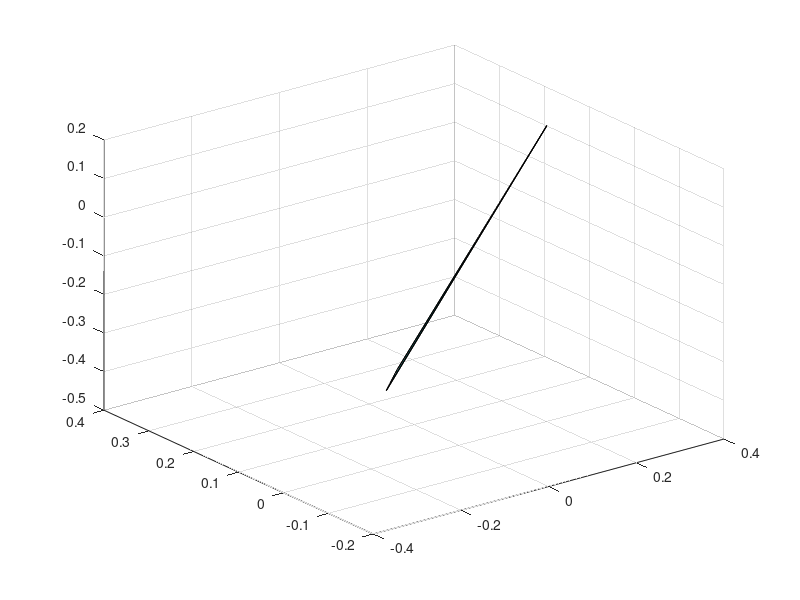

Source code (MATLAB):
% generate a shape for import to VNE
% create it as a levelset f(x,y,z) = 0

[xx,yy,zz] = meshgrid(-5:.125:5,-2:.125:2,-2:.125:2);

fxyz = xx.^20 + yy.^20 + zz.^20 - 1;

% get faces and vertices
[f,v] = isosurface(xx,yy,zz,fxyz,0.0); 
[nf,nv] = reducepatch(f,v,4);
nv = nv/2;
n = isonormals(xx,yy,zz,fxyz,nv);
trisurf(nf,nv(:,1),nv(:,2),nv(:,3));

 csvwrite('faces5.dat',nf);
 csvwrite('verts5.dat',nv);
 csvwrite('norms5.dat',n);